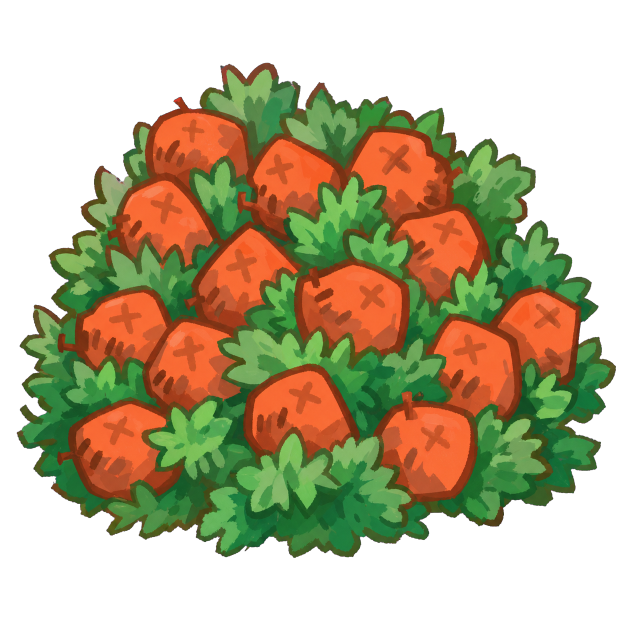
#> input picture sherry’s-midnight-apothecary/night/art/herbs/herdsmans_loaf_bush/preview/herb_preview.png, 1254 x 1254 px, found by its file name (shown at 1/2 size)
$ python build_old_mans_noose_assets.py
#> lines starting #> are read from the running program, lines starting #| are printed output that depends on the picture; after the words box and inside, x2 and y2 are one past the last pixel; in counts of white or black regions, pixels touching at a corner belong together
#> in main, source is the input picture: PIL image 1254x1254 RGBA; mean R, G, B, A 69.6, 60.1, 29.2, 138.3
"""Build processing-ready Old Man's Noose assets from the approved alpha preview."""

from __future__ import annotations

import json
from pathlib import Path

import cv2
import numpy as np
from PIL import Image


ROOT = Path(__file__).resolve().parents[1]
HERB_ROOT = ROOT / "night" / "art" / "herbs" / "old_mans_noose"
PREVIEW_PATH = HERB_ROOT / "preview" / "herb_preview.png"
MASTER_PATH = HERB_ROOT / "source" / "master_4096.png"
PIECES_ROOT = HERB_ROOT / "pieces"
CANVAS_SIZE = 4096


def _premultiplied_resize(image: Image.Image, size: tuple[int, int]) -> Image.Image:
#> called with size = (4096, 4096)
    rgba = np.asarray(image.convert("RGBA"), dtype=np.float32)
    alpha = rgba[:, :, 3:4] / 255.0
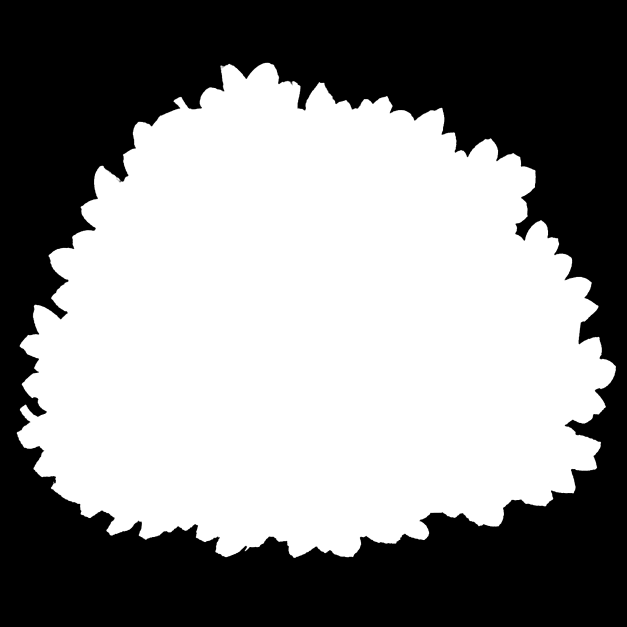
#> alpha: shape (1254, 1254, 1) float32 (shown at 1/2 size); min 0, max 1, mean 0.542
    premultiplied = np.concatenate((rgba[:, :, :3] * alpha, rgba[:, :, 3:4]), axis=2)
    resized_channels = [
        cv2.resize(premultiplied[:, :, channel], size, interpolation=cv2.INTER_LANCZOS4)
        for channel in range(4)
    ]
#> resized_channels = 4 items
    resized = np.stack(resized_channels, axis=2)
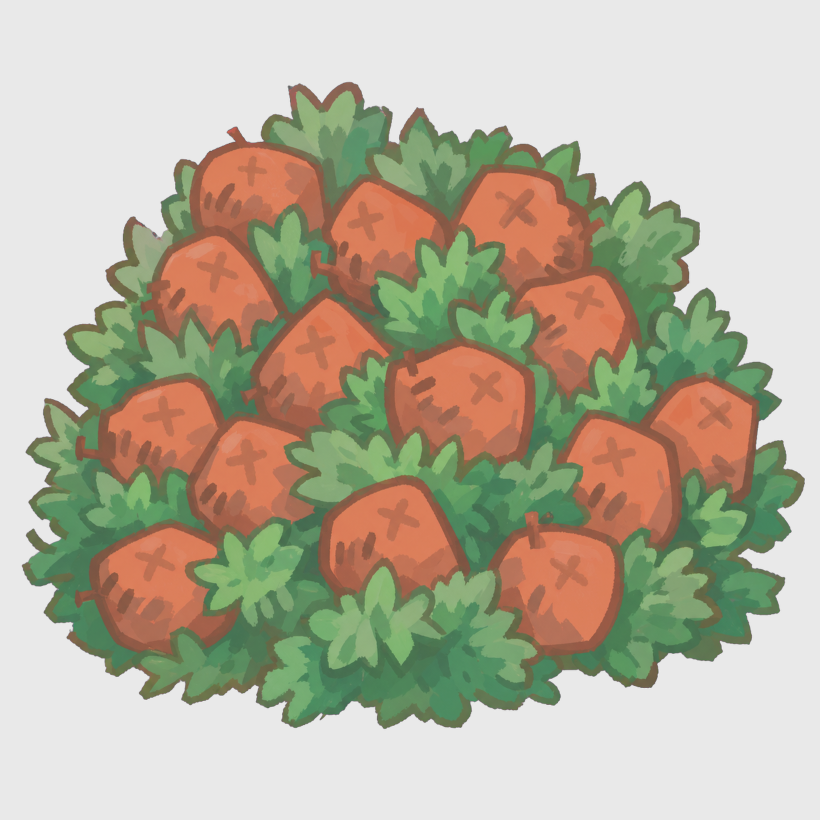
#> resized: shape (4096, 4096, 4) float32 (shown at 1/5 size); mean of channels 0, 1, 2, 3 69.4, 60.4, 29.5, 138.8; transparent parts drawn white
    out_alpha = np.clip(resized[:, :, 3:4], 0.0, 255.0)
    # Lanczos can create isolated near-transparent ringing far from thin curls.
    # Dropping sub-visible alpha keeps the host piece free of ghost silhouettes.
    out_alpha[out_alpha < 5.0] = 0.0
    safe_alpha = np.maximum(out_alpha / 255.0, 1.0 / 255.0)
    out_rgb = np.clip(resized[:, :, :3] / safe_alpha, 0.0, 255.0)
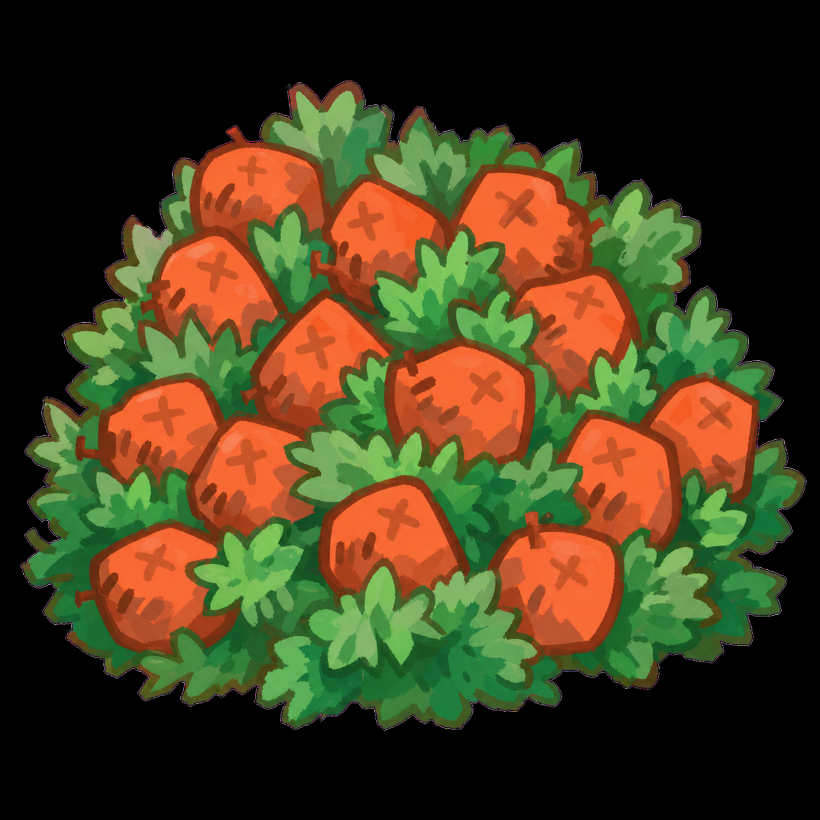
#> out_rgb: shape (4096, 4096, 3) float32 (shown at 1/5 size); mean of channels 0, 1, 2 70, 60.9, 30.1; drawn as R, G, B
    return Image.fromarray(np.concatenate((out_rgb, out_alpha), axis=2).astype(np.uint8), "RGBA")
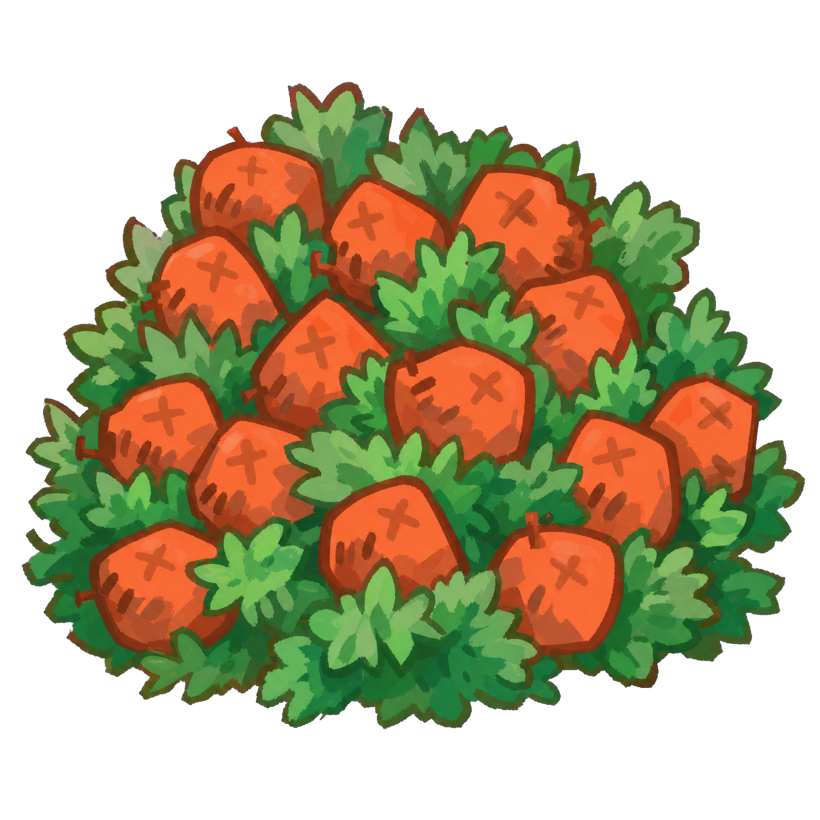
#> returned value: PIL image 4096x4096 RGBA (shown at 1/5 size); mean R, G, B, A 69.9, 60.3, 29.5, 138.1; transparent parts drawn white


def _bbox(mask: np.ndarray) -> tuple[int, int, int, int]:
    ys, xs = np.nonzero(mask)
    return int(xs.min()), int(ys.min()), int(xs.max() + 1), int(ys.max() + 1)


def _write_piece(master: np.ndarray, mask: np.ndarray, path: Path) -> tuple[int, int, int, int]:
    x0, y0, x1, y1 = _bbox(mask)
    piece = master[y0:y1, x0:x1].copy()
    piece[:, :, 3] = np.where(mask[y0:y1, x0:x1], piece[:, :, 3], 0)
    path.parent.mkdir(parents=True, exist_ok=True)
    Image.fromarray(piece, "RGBA").save(path)
    return x0, y0, x1 - x0, y1 - y0


def main() -> None:
    source = Image.open(PREVIEW_PATH).convert("RGBA")
    master_image = _premultiplied_resize(source, (CANVAS_SIZE, CANVAS_SIZE))
    MASTER_PATH.parent.mkdir(parents=True, exist_ok=True)
    master_image.save(MASTER_PATH)
    master = np.asarray(master_image).copy()
    alpha = master[:, :, 3]
#> alpha: shape (4096, 4096)

    yy, xx = np.indices(alpha.shape)
    scale = CANVAS_SIZE / 1254.0
    # Conservative cut line follows the lower bark edge. Upper attachment caps
    # remain with the host while every free-hanging body becomes detachable.
    native_x = xx / scale
    branch_floor = np.where(
        native_x < 350.0,
        (680.0 - 0.60 * native_x) * scale,
        575.0 * scale - 0.30 * xx,
    )
    below_branch = yy > branch_floor
    candidate = ((alpha > 0) & below_branch).astype(np.uint8)
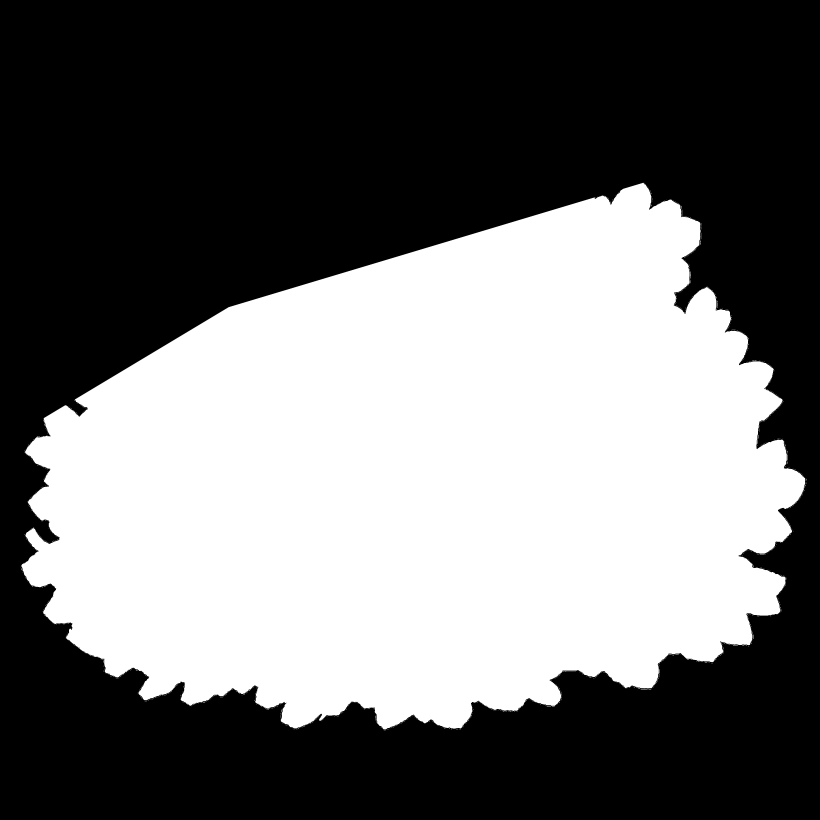
#> candidate: shape (4096, 4096) (shown at 1/5 size); values 0 (black) and 1 (white), 44.4% white; 961 white regions (913 under 20 px), largest, box (x1, y1, x2, y2) and area: (107, 914, 4026, 3647) 7450215, (3451, 1357, 3454, 1396) 78, (3503, 1114, 3506, 1149) 75
    count, labels, stats, centroids = cv2.connectedComponentsWithStats(candidate, 8)
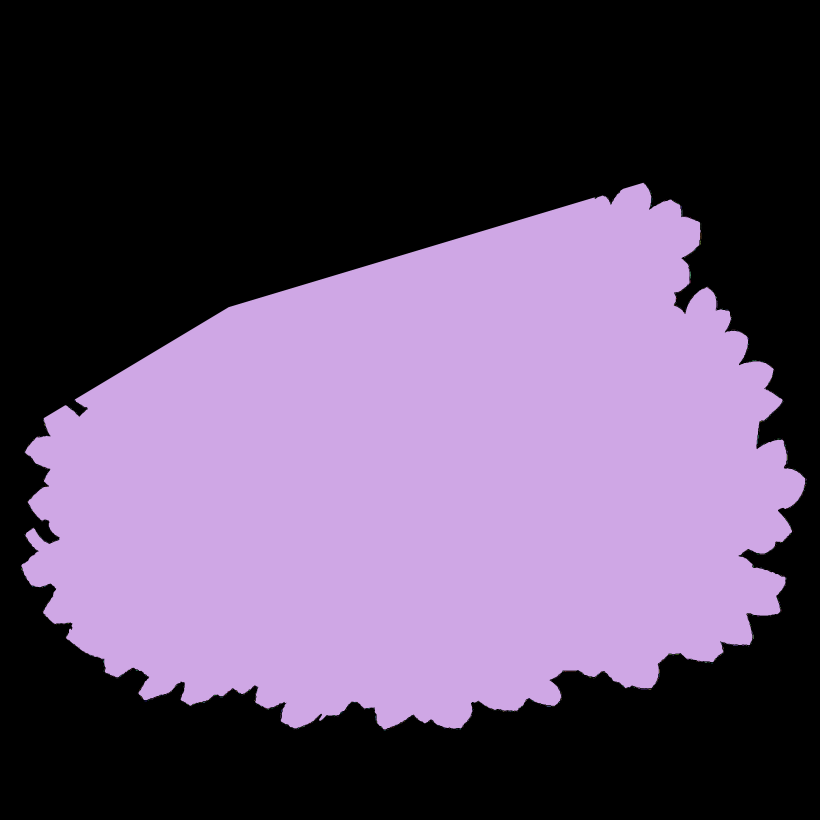
#> labels: shape (4096, 4096) int32 (shown at 1/5 size); 962 distinct labels, from 0 to 961; one colour per label, 0 black
#> count = 962; stats = 962 rows, first 6: [0, 0, 4096, 4096, 9320600], [3220, 913, 1, 1, 1], [107, 914, 3919, 2733, 7450215], [3223, 916, 2, 2, 4], [3236, 930, 1, 2, 2], [3239, 935, 2, 2, 4]; centroids = 962 pairs, first value 104 to 4030.3, second value 913 to 3651

    components: list[tuple[float, int]] = []
    for label in range(1, count):
        _x, _y, _w, height, area = stats[label]
        if area > 7000 * scale * scale and height > 100 * scale:
            components.append((float(centroids[label][0]), label))
#> this loop made 961 passes
#> (height, area) on passes 2, 21, 37: (2733, 7450215), (25, 38), (15, 29)
#> after the loop, components = [(2136.9, 2)]
    components.sort()
    if len(components) != 11:
#> (the run stopped early here; a loop or call above may not have finished)
